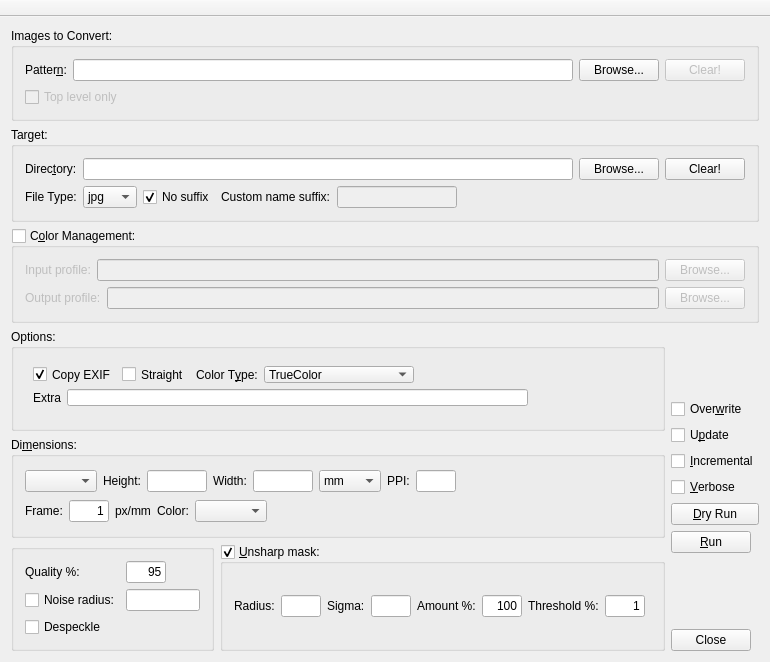
<?xml version="1.0" encoding="UTF-8"?>
<ui version="4.0">
 <class>MainWindow</class>
 <widget class="QMainWindow" name="MainWindow">
  <property name="geometry">
   <rect>
    <x>0</x>
    <y>0</y>
    <width>770</width>
    <height>662</height>
   </rect>
  </property>
  <property name="sizePolicy">
   <sizepolicy hsizetype="Preferred" vsizetype="MinimumExpanding">
    <horstretch>0</horstretch>
    <verstretch>0</verstretch>
   </sizepolicy>
  </property>
  <property name="windowTitle">
   <string>Convert Images</string>
  </property>
  <property name="animated">
   <bool>false</bool>
  </property>
  <property name="unifiedTitleAndToolBarOnMac">
   <bool>false</bool>
  </property>
  <widget class="QWidget" name="centralWidget">
   <property name="enabled">
    <bool>true</bool>
   </property>
   <layout class="QVBoxLayout" name="verticalLayout_8">
    <item>
     <widget class="QGroupBox" name="groupBox_4">
      <property name="title">
       <string>Images to Convert:</string>
      </property>
      <property name="flat">
       <bool>true</bool>
      </property>
      <layout class="QVBoxLayout" name="verticalLayout_7">
       <item>
        <layout class="QVBoxLayout" name="verticalLayout_5">
         <item>
          <layout class="QHBoxLayout" name="horizontalLayout_3">
           <item>
            <widget class="QLabel" name="label_6">
             <property name="text">
              <string>Patter&amp;n:</string>
             </property>
             <property name="buddy">
              <cstring>lnInputDir</cstring>
             </property>
            </widget>
           </item>
           <item>
            <widget class="QLineEdit" name="lnInputDir">
             <property name="toolTip">
              <string>Input to the find command</string>
             </property>
            </widget>
           </item>
           <item>
            <widget class="QPushButton" name="bnInputBrowse">
             <property name="text">
              <string>Browse...</string>
             </property>
            </widget>
           </item>
           <item>
            <widget class="QPushButton" name="nClearInput">
             <property name="enabled">
              <bool>false</bool>
             </property>
             <property name="toolTip">
              <string>Erase input directory!</string>
             </property>
             <property name="text">
              <string>Clear!</string>
             </property>
            </widget>
           </item>
          </layout>
         </item>
         <item>
          <widget class="QCheckBox" name="chkTopLevelOnly">
           <property name="enabled">
            <bool>false</bool>
           </property>
           <property name="toolTip">
            <string>When checked, do not descend the directory structure</string>
           </property>
           <property name="text">
            <string>Top level only</string>
           </property>
          </widget>
         </item>
        </layout>
       </item>
      </layout>
     </widget>
    </item>
    <item>
     <widget class="QGroupBox" name="groupBox_2">
      <property name="title">
       <string>Target:</string>
      </property>
      <property name="flat">
       <bool>true</bool>
      </property>
      <layout class="QVBoxLayout" name="verticalLayout_3">
       <item>
        <layout class="QHBoxLayout" name="horizontalLayout_5">
         <item>
          <widget class="QLabel" name="label_2">
           <property name="text">
            <string>Direc&amp;tory:</string>
           </property>
           <property name="buddy">
            <cstring>lnOutputDir</cstring>
           </property>
          </widget>
         </item>
         <item>
          <widget class="QLineEdit" name="lnOutputDir">
           <property name="toolTip">
            <string>Where to put the converted images</string>
           </property>
          </widget>
         </item>
         <item>
          <widget class="QPushButton" name="bnOutputBrowse">
           <property name="text">
            <string>Browse...</string>
           </property>
          </widget>
         </item>
         <item>
          <widget class="QPushButton" name="bnClearOutput">
           <property name="toolTip">
            <string>Erase output directory!</string>
           </property>
           <property name="text">
            <string>Clear!</string>
           </property>
          </widget>
         </item>
        </layout>
       </item>
       <item>
        <layout class="QHBoxLayout" name="horizontalLayout_7">
         <item>
          <widget class="QLabel" name="label_5">
           <property name="text">
            <string>File Type:</string>
           </property>
           <property name="buddy">
            <cstring>cbTypes</cstring>
           </property>
          </widget>
         </item>
         <item>
          <widget class="QComboBox" name="cbTypes">
           <property name="toolTip">
            <string>Output file type</string>
           </property>
           <item>
            <property name="text">
             <string>jpg</string>
            </property>
           </item>
           <item>
            <property name="text">
             <string>png</string>
            </property>
           </item>
           <item>
            <property name="text">
             <string>tif</string>
            </property>
           </item>
           <item>
            <property name="text">
             <string>jpeg</string>
            </property>
           </item>
           <item>
            <property name="text">
             <string>tiff</string>
            </property>
           </item>
          </widget>
         </item>
         <item>
          <widget class="QCheckBox" name="chkNoSuffix">
           <property name="toolTip">
            <string>Do not append any suffix</string>
           </property>
           <property name="text">
            <string>No suffix</string>
           </property>
           <property name="checked">
            <bool>true</bool>
           </property>
          </widget>
         </item>
         <item>
          <widget class="QLabel" name="label">
           <property name="text">
            <string>Custom name suffix:</string>
           </property>
           <property name="buddy">
            <cstring>leSuffix</cstring>
           </property>
          </widget>
         </item>
         <item>
          <widget class="QLineEdit" name="leSuffix">
           <property name="enabled">
            <bool>false</bool>
           </property>
           <property name="maximumSize">
            <size>
             <width>120</width>
             <height>16777215</height>
            </size>
           </property>
           <property name="toolTip">
            <string>[optional] suffix to append to base name</string>
           </property>
          </widget>
         </item>
         <item>
          <spacer name="horizontalSpacer">
           <property name="orientation">
            <enum>Qt::Horizontal</enum>
           </property>
           <property name="sizeHint" stdset="0">
            <size>
             <width>40</width>
             <height>20</height>
            </size>
           </property>
          </spacer>
         </item>
        </layout>
       </item>
      </layout>
     </widget>
    </item>
    <item>
     <widget class="QGroupBox" name="grpColorManagement">
      <property name="toolTip">
       <string/>
      </property>
      <property name="title">
       <string>C&amp;olor Management:</string>
      </property>
      <property name="checkable">
       <bool>true</bool>
      </property>
      <property name="checked">
       <bool>false</bool>
      </property>
      <layout class="QVBoxLayout" name="verticalLayout_6">
       <item>
        <layout class="QHBoxLayout" name="horizontalLayout_8">
         <item>
          <widget class="QLabel" name="label_3">
           <property name="text">
            <string>Input profile:</string>
           </property>
           <property name="buddy">
            <cstring>leInputProfile</cstring>
           </property>
          </widget>
         </item>
         <item>
          <widget class="QLineEdit" name="leInputProfile">
           <property name="toolTip">
            <string>Profile to apply on input. Required if input files don't have a profile.</string>
           </property>
           <property name="styleSheet">
            <string notr="true"/>
           </property>
           <property name="readOnly">
            <bool>false</bool>
           </property>
          </widget>
         </item>
         <item>
          <widget class="QPushButton" name="bn_browseInputProfile">
           <property name="text">
            <string>Browse...</string>
           </property>
          </widget>
         </item>
        </layout>
       </item>
       <item>
        <layout class="QHBoxLayout" name="horizontalLayout">
         <item>
          <widget class="QLabel" name="label_4">
           <property name="text">
            <string>Output profile:</string>
           </property>
           <property name="buddy">
            <cstring>leProfile</cstring>
           </property>
          </widget>
         </item>
         <item>
          <widget class="QLineEdit" name="leProfile">
           <property name="toolTip">
            <string>Profile to convert to</string>
           </property>
           <property name="readOnly">
            <bool>false</bool>
           </property>
          </widget>
         </item>
         <item>
          <widget class="QPushButton" name="bn_browseProfile">
           <property name="text">
            <string>Browse...</string>
           </property>
          </widget>
         </item>
        </layout>
       </item>
      </layout>
     </widget>
    </item>
    <item>
     <layout class="QHBoxLayout" name="horizontalLayout_10">
      <item>
       <layout class="QVBoxLayout" name="verticalLayout">
        <item>
         <widget class="QGroupBox" name="groupBox">
          <property name="sizePolicy">
           <sizepolicy hsizetype="Preferred" vsizetype="Minimum">
            <horstretch>0</horstretch>
            <verstretch>0</verstretch>
           </sizepolicy>
          </property>
          <property name="title">
           <string>Options:</string>
          </property>
          <property name="flat">
           <bool>false</bool>
          </property>
          <widget class="QWidget" name="layoutWidget">
           <property name="geometry">
            <rect>
             <x>11</x>
             <y>26</y>
             <width>517</width>
             <height>62</height>
            </rect>
           </property>
           <layout class="QVBoxLayout" name="verticalLayout_10">
            <item>
             <layout class="QHBoxLayout" name="horizontalLayout_9">
              <item>
               <widget class="QCheckBox" name="chkCopyExif">
                <property name="toolTip">
                 <string>Copy EXIF (metadata) from source to target</string>
                </property>
                <property name="text">
                 <string>Copy EXIF</string>
                </property>
                <property name="checked">
                 <bool>true</bool>
                </property>
               </widget>
              </item>
              <item>
               <widget class="QCheckBox" name="chkStraight">
                <property name="toolTip">
                 <string>Perform a straight conversion</string>
                </property>
                <property name="text">
                 <string>Straight</string>
                </property>
                <property name="checked">
                 <bool>false</bool>
                </property>
               </widget>
              </item>
              <item>
               <widget class="QLabel" name="label_17">
                <property name="text">
                 <string>Color T&amp;ype:</string>
                </property>
                <property name="buddy">
                 <cstring>cbImageType</cstring>
                </property>
               </widget>
              </item>
              <item>
               <widget class="QComboBox" name="cbImageType">
                <item>
                 <property name="text">
                  <string>TrueColor</string>
                 </property>
                </item>
                <item>
                 <property name="text">
                  <string>TrueColorMatte</string>
                 </property>
                </item>
                <item>
                 <property name="text">
                  <string>Bilevel</string>
                 </property>
                </item>
                <item>
                 <property name="text">
                  <string>Grayscale</string>
                 </property>
                </item>
                <item>
                 <property name="text">
                  <string>Palette</string>
                 </property>
                </item>
                <item>
                 <property name="text">
                  <string>PaletteMatte</string>
                 </property>
                </item>
                <item>
                 <property name="text">
                  <string>ColorSeparation</string>
                 </property>
                </item>
                <item>
                 <property name="text">
                  <string>ColorSeparationMatte</string>
                 </property>
                </item>
                <item>
                 <property name="text">
                  <string>Optimize</string>
                 </property>
                </item>
               </widget>
              </item>
              <item>
               <spacer name="horizontalSpacer_4">
                <property name="orientation">
                 <enum>Qt::Horizontal</enum>
                </property>
                <property name="sizeHint" stdset="0">
                 <size>
                  <width>61</width>
                  <height>20</height>
                 </size>
                </property>
               </spacer>
              </item>
             </layout>
            </item>
            <item>
             <layout class="QHBoxLayout" name="horizontalLayout_14">
              <item>
               <widget class="QLabel" name="label_18">
                <property name="text">
                 <string>Extra</string>
                </property>
                <property name="buddy">
                 <cstring>lnOutputDir</cstring>
                </property>
               </widget>
              </item>
              <item>
               <widget class="QLineEdit" name="lnExtraParams">
                <property name="toolTip">
                 <string>Where to put the converted images</string>
                </property>
               </widget>
              </item>
             </layout>
            </item>
           </layout>
          </widget>
         </widget>
        </item>
        <item>
         <widget class="QGroupBox" name="groupDimensions">
          <property name="title">
           <string>Di&amp;mensions:</string>
          </property>
          <property name="flat">
           <bool>false</bool>
          </property>
          <layout class="QHBoxLayout" name="horizontalLayout_13">
           <item>
            <layout class="QVBoxLayout" name="verticalLayout_4">
             <item>
              <layout class="QHBoxLayout" name="horizontalLayout_12">
               <item>
                <widget class="QComboBox" name="cbDimPresets">
                 <property name="toolTip">
                  <string>Dimension preset</string>
                 </property>
                </widget>
               </item>
               <item>
                <widget class="QLabel" name="label_9">
                 <property name="text">
                  <string>Height:</string>
                 </property>
                 <property name="buddy">
                  <cstring>leWidth</cstring>
                 </property>
                </widget>
               </item>
               <item>
                <widget class="QLineEdit" name="leHeight">
                 <property name="sizePolicy">
                  <sizepolicy hsizetype="Fixed" vsizetype="Fixed">
                   <horstretch>0</horstretch>
                   <verstretch>0</verstretch>
                  </sizepolicy>
                 </property>
                 <property name="minimumSize">
                  <size>
                   <width>60</width>
                   <height>0</height>
                  </size>
                 </property>
                 <property name="maximumSize">
                  <size>
                   <width>60</width>
                   <height>16777215</height>
                  </size>
                 </property>
                 <property name="toolTip">
                  <string>Maximum width</string>
                 </property>
                 <property name="layoutDirection">
                  <enum>Qt::LeftToRight</enum>
                 </property>
                 <property name="inputMethodHints">
                  <set>Qt::ImhDigitsOnly</set>
                 </property>
                 <property name="text">
                  <string/>
                 </property>
                 <property name="maxLength">
                  <number>5</number>
                 </property>
                 <property name="alignment">
                  <set>Qt::AlignRight|Qt::AlignTrailing|Qt::AlignVCenter</set>
                 </property>
                </widget>
               </item>
               <item>
                <widget class="QLabel" name="label_8">
                 <property name="text">
                  <string>Width:</string>
                 </property>
                 <property name="buddy">
                  <cstring>leHeight</cstring>
                 </property>
                </widget>
               </item>
               <item>
                <widget class="QLineEdit" name="leWidth">
                 <property name="sizePolicy">
                  <sizepolicy hsizetype="Fixed" vsizetype="Fixed">
                   <horstretch>0</horstretch>
                   <verstretch>0</verstretch>
                  </sizepolicy>
                 </property>
                 <property name="minimumSize">
                  <size>
                   <width>60</width>
                   <height>0</height>
                  </size>
                 </property>
                 <property name="maximumSize">
                  <size>
                   <width>60</width>
                   <height>16777215</height>
                  </size>
                 </property>
                 <property name="toolTip">
                  <string>Maximum height</string>
                 </property>
                 <property name="layoutDirection">
                  <enum>Qt::LeftToRight</enum>
                 </property>
                 <property name="inputMethodHints">
                  <set>Qt::ImhDigitsOnly</set>
                 </property>
                 <property name="maxLength">
                  <number>5</number>
                 </property>
                 <property name="alignment">
                  <set>Qt::AlignRight|Qt::AlignTrailing|Qt::AlignVCenter</set>
                 </property>
                </widget>
               </item>
               <item>
                <widget class="QComboBox" name="cbUnits">
                 <property name="toolTip">
                  <string>Measurement unit</string>
                 </property>
                 <item>
                  <property name="text">
                   <string>mm</string>
                  </property>
                 </item>
                 <item>
                  <property name="text">
                   <string>pixels</string>
                  </property>
                 </item>
                </widget>
               </item>
               <item>
                <widget class="QLabel" name="label_10">
                 <property name="text">
                  <string>PPI:</string>
                 </property>
                 <property name="buddy">
                  <cstring>lePPI</cstring>
                 </property>
                </widget>
               </item>
               <item>
                <widget class="QLineEdit" name="lePPI">
                 <property name="sizePolicy">
                  <sizepolicy hsizetype="Fixed" vsizetype="Fixed">
                   <horstretch>0</horstretch>
                   <verstretch>0</verstretch>
                  </sizepolicy>
                 </property>
                 <property name="minimumSize">
                  <size>
                   <width>40</width>
                   <height>0</height>
                  </size>
                 </property>
                 <property name="maximumSize">
                  <size>
                   <width>40</width>
                   <height>16777215</height>
                  </size>
                 </property>
                 <property name="toolTip">
                  <string>Target PPI (affects sharpening)</string>
                 </property>
                 <property name="layoutDirection">
                  <enum>Qt::LeftToRight</enum>
                 </property>
                 <property name="inputMethodHints">
                  <set>Qt::ImhDigitsOnly</set>
                 </property>
                 <property name="text">
                  <string/>
                 </property>
                 <property name="maxLength">
                  <number>4</number>
                 </property>
                 <property name="alignment">
                  <set>Qt::AlignRight|Qt::AlignTrailing|Qt::AlignVCenter</set>
                 </property>
                </widget>
               </item>
               <item>
                <spacer name="horizontalSpacer_6">
                 <property name="orientation">
                  <enum>Qt::Horizontal</enum>
                 </property>
                 <property name="sizeHint" stdset="0">
                  <size>
                   <width>78</width>
                   <height>20</height>
                  </size>
                 </property>
                </spacer>
               </item>
              </layout>
             </item>
             <item>
              <layout class="QHBoxLayout" name="horizontalLayout_4">
               <item>
                <widget class="QLabel" name="label_14">
                 <property name="text">
                  <string>Frame:</string>
                 </property>
                 <property name="buddy">
                  <cstring>leFrameDim</cstring>
                 </property>
                </widget>
               </item>
               <item>
                <widget class="QLineEdit" name="leFrameDim">
                 <property name="sizePolicy">
                  <sizepolicy hsizetype="Minimum" vsizetype="Fixed">
                   <horstretch>0</horstretch>
                   <verstretch>0</verstretch>
                  </sizepolicy>
                 </property>
                 <property name="minimumSize">
                  <size>
                   <width>40</width>
                   <height>0</height>
                  </size>
                 </property>
                 <property name="maximumSize">
                  <size>
                   <width>40</width>
                   <height>16777215</height>
                  </size>
                 </property>
                 <property name="toolTip">
                  <string>Width and height of optional white frame around image</string>
                 </property>
                 <property name="inputMethodHints">
                  <set>Qt::ImhDigitsOnly</set>
                 </property>
                 <property name="text">
                  <string>1</string>
                 </property>
                 <property name="alignment">
                  <set>Qt::AlignRight|Qt::AlignTrailing|Qt::AlignVCenter</set>
                 </property>
                </widget>
               </item>
               <item>
                <widget class="QLabel" name="lb_frameUnit">
                 <property name="text">
                  <string>px/mm</string>
                 </property>
                </widget>
               </item>
               <item>
                <widget class="QLabel" name="label_7">
                 <property name="text">
                  <string>Color:</string>
                 </property>
                </widget>
               </item>
               <item>
                <widget class="QComboBox" name="cbFrameColors"/>
               </item>
               <item>
                <spacer name="horizontalSpacer_3">
                 <property name="orientation">
                  <enum>Qt::Horizontal</enum>
                 </property>
                 <property name="sizeHint" stdset="0">
                  <size>
                   <width>40</width>
                   <height>20</height>
                  </size>
                 </property>
                </spacer>
               </item>
              </layout>
             </item>
            </layout>
           </item>
          </layout>
         </widget>
        </item>
        <item>
         <layout class="QHBoxLayout" name="horizontalLayout_6">
          <item>
           <widget class="QGroupBox" name="groupQuality">
            <property name="sizePolicy">
             <sizepolicy hsizetype="Preferred" vsizetype="Minimum">
              <horstretch>0</horstretch>
              <verstretch>0</verstretch>
             </sizepolicy>
            </property>
            <property name="title">
             <string/>
            </property>
            <property name="flat">
             <bool>false</bool>
            </property>
            <layout class="QGridLayout" name="gridLayout_2">
             <item row="0" column="0">
              <widget class="QLabel" name="label_11">
               <property name="text">
                <string>Quality %:</string>
               </property>
               <property name="buddy">
                <cstring>leQuality</cstring>
               </property>
              </widget>
             </item>
             <item row="0" column="2">
              <widget class="QLineEdit" name="leQuality">
               <property name="sizePolicy">
                <sizepolicy hsizetype="Fixed" vsizetype="Fixed">
                 <horstretch>0</horstretch>
                 <verstretch>0</verstretch>
                </sizepolicy>
               </property>
               <property name="minimumSize">
                <size>
                 <width>40</width>
                 <height>0</height>
                </size>
               </property>
               <property name="maximumSize">
                <size>
                 <width>40</width>
                 <height>16777215</height>
                </size>
               </property>
               <property name="toolTip">
                <string>Quality</string>
               </property>
               <property name="layoutDirection">
                <enum>Qt::LeftToRight</enum>
               </property>
               <property name="inputMethodHints">
                <set>Qt::ImhDigitsOnly</set>
               </property>
               <property name="text">
                <string>95</string>
               </property>
               <property name="maxLength">
                <number>3</number>
               </property>
               <property name="alignment">
                <set>Qt::AlignRight|Qt::AlignTrailing|Qt::AlignVCenter</set>
               </property>
              </widget>
             </item>
             <item row="1" column="2">
              <widget class="QLineEdit" name="leNoiseRadius">
               <property name="inputMethodHints">
                <set>Qt::ImhDigitsOnly</set>
               </property>
              </widget>
             </item>
             <item row="1" column="0">
              <widget class="QCheckBox" name="chkNoise">
               <property name="text">
                <string>Noise radius:</string>
               </property>
              </widget>
             </item>
             <item row="2" column="0">
              <widget class="QCheckBox" name="chkDespeckle">
               <property name="text">
                <string>Despeckle</string>
               </property>
              </widget>
             </item>
            </layout>
           </widget>
          </item>
          <item>
           <widget class="QGroupBox" name="groupUnsharpMask">
            <property name="sizePolicy">
             <sizepolicy hsizetype="Preferred" vsizetype="Minimum">
              <horstretch>0</horstretch>
              <verstretch>0</verstretch>
             </sizepolicy>
            </property>
            <property name="title">
             <string>&amp;Unsharp mask:</string>
            </property>
            <property name="flat">
             <bool>false</bool>
            </property>
            <property name="checkable">
             <bool>true</bool>
            </property>
            <layout class="QGridLayout" name="gridLayout">
             <item row="0" column="0">
              <layout class="QHBoxLayout" name="horizontalLayout_2">
               <item>
                <widget class="QLabel" name="label_12">
                 <property name="text">
                  <string>Radius:</string>
                 </property>
                 <property name="buddy">
                  <cstring>leUsmAmount</cstring>
                 </property>
                </widget>
               </item>
               <item>
                <widget class="QLineEdit" name="leUsmRadius">
                 <property name="sizePolicy">
                  <sizepolicy hsizetype="Fixed" vsizetype="Fixed">
                   <horstretch>0</horstretch>
                   <verstretch>0</verstretch>
                  </sizepolicy>
                 </property>
                 <property name="minimumSize">
                  <size>
                   <width>40</width>
                   <height>0</height>
                  </size>
                 </property>
                 <property name="maximumSize">
                  <size>
                   <width>40</width>
                   <height>16777215</height>
                  </size>
                 </property>
                 <property name="toolTip">
                  <string>Unsharp mask radius</string>
                 </property>
                 <property name="layoutDirection">
                  <enum>Qt::LeftToRight</enum>
                 </property>
                 <property name="inputMethodHints">
                  <set>Qt::ImhDigitsOnly</set>
                 </property>
                 <property name="text">
                  <string/>
                 </property>
                 <property name="maxLength">
                  <number>4</number>
                 </property>
                 <property name="alignment">
                  <set>Qt::AlignRight|Qt::AlignTrailing|Qt::AlignVCenter</set>
                 </property>
                </widget>
               </item>
               <item>
                <widget class="QLabel" name="label_16">
                 <property name="text">
                  <string>Sigma:</string>
                 </property>
                 <property name="buddy">
                  <cstring>leUsmAmount</cstring>
                 </property>
                </widget>
               </item>
               <item>
                <widget class="QLineEdit" name="leUsmSigma">
                 <property name="sizePolicy">
                  <sizepolicy hsizetype="Fixed" vsizetype="Fixed">
                   <horstretch>0</horstretch>
                   <verstretch>0</verstretch>
                  </sizepolicy>
                 </property>
                 <property name="minimumSize">
                  <size>
                   <width>40</width>
                   <height>0</height>
                  </size>
                 </property>
                 <property name="maximumSize">
                  <size>
                   <width>40</width>
                   <height>16777215</height>
                  </size>
                 </property>
                 <property name="toolTip">
                  <string>Unsharp mask sigma</string>
                 </property>
                 <property name="layoutDirection">
                  <enum>Qt::LeftToRight</enum>
                 </property>
                 <property name="inputMethodHints">
                  <set>Qt::ImhDigitsOnly</set>
                 </property>
                 <property name="text">
                  <string/>
                 </property>
                 <property name="maxLength">
                  <number>4</number>
                 </property>
                 <property name="alignment">
                  <set>Qt::AlignRight|Qt::AlignTrailing|Qt::AlignVCenter</set>
                 </property>
                </widget>
               </item>
               <item>
                <widget class="QLabel" name="label_15">
                 <property name="text">
                  <string>Amount %:</string>
                 </property>
                 <property name="buddy">
                  <cstring>leUsmAmount</cstring>
                 </property>
                </widget>
               </item>
               <item>
                <widget class="QLineEdit" name="leUsmAmount">
                 <property name="sizePolicy">
                  <sizepolicy hsizetype="Fixed" vsizetype="Fixed">
                   <horstretch>0</horstretch>
                   <verstretch>0</verstretch>
                  </sizepolicy>
                 </property>
                 <property name="minimumSize">
                  <size>
                   <width>40</width>
                   <height>0</height>
                  </size>
                 </property>
                 <property name="maximumSize">
                  <size>
                   <width>40</width>
                   <height>16777215</height>
                  </size>
                 </property>
                 <property name="toolTip">
                  <string>Unsharp mask amount %</string>
                 </property>
                 <property name="layoutDirection">
                  <enum>Qt::LeftToRight</enum>
                 </property>
                 <property name="inputMethodHints">
                  <set>Qt::ImhDigitsOnly</set>
                 </property>
                 <property name="text">
                  <string>100</string>
                 </property>
                 <property name="maxLength">
                  <number>4</number>
                 </property>
                 <property name="alignment">
                  <set>Qt::AlignRight|Qt::AlignTrailing|Qt::AlignVCenter</set>
                 </property>
                </widget>
               </item>
               <item>
                <widget class="QLabel" name="label_13">
                 <property name="text">
                  <string>Threshold %:</string>
                 </property>
                 <property name="buddy">
                  <cstring>leUsmThreshold</cstring>
                 </property>
                </widget>
               </item>
               <item>
                <widget class="QLineEdit" name="leUsmThreshold">
                 <property name="sizePolicy">
                  <sizepolicy hsizetype="Fixed" vsizetype="Fixed">
                   <horstretch>0</horstretch>
                   <verstretch>0</verstretch>
                  </sizepolicy>
                 </property>
                 <property name="minimumSize">
                  <size>
                   <width>40</width>
                   <height>0</height>
                  </size>
                 </property>
                 <property name="maximumSize">
                  <size>
                   <width>40</width>
                   <height>16777215</height>
                  </size>
                 </property>
                 <property name="toolTip">
                  <string>Unsharp mask threshold %</string>
                 </property>
                 <property name="layoutDirection">
                  <enum>Qt::LeftToRight</enum>
                 </property>
                 <property name="inputMethodHints">
                  <set>Qt::ImhDigitsOnly</set>
                 </property>
                 <property name="text">
                  <string>1</string>
                 </property>
                 <property name="maxLength">
                  <number>4</number>
                 </property>
                 <property name="alignment">
                  <set>Qt::AlignRight|Qt::AlignTrailing|Qt::AlignVCenter</set>
                 </property>
                </widget>
               </item>
               <item>
                <spacer name="horizontalSpacer_5">
                 <property name="orientation">
                  <enum>Qt::Horizontal</enum>
                 </property>
                 <property name="sizeHint" stdset="0">
                  <size>
                   <width>40</width>
                   <height>20</height>
                  </size>
                 </property>
                </spacer>
               </item>
              </layout>
             </item>
            </layout>
           </widget>
          </item>
         </layout>
        </item>
       </layout>
      </item>
      <item>
       <spacer name="horizontalSpacer_2">
        <property name="orientation">
         <enum>Qt::Horizontal</enum>
        </property>
        <property name="sizeHint" stdset="0">
         <size>
          <width>40</width>
          <height>20</height>
         </size>
        </property>
       </spacer>
      </item>
      <item>
       <layout class="QVBoxLayout" name="verticalLayout_2">
        <item>
         <spacer name="verticalSpacer">
          <property name="orientation">
           <enum>Qt::Vertical</enum>
          </property>
          <property name="sizeHint" stdset="0">
           <size>
            <width>20</width>
            <height>40</height>
           </size>
          </property>
         </spacer>
        </item>
        <item>
         <widget class="QCheckBox" name="chkOverWrite">
          <property name="toolTip">
           <string>Overwrite existing files</string>
          </property>
          <property name="text">
           <string>Over&amp;write</string>
          </property>
         </widget>
        </item>
        <item>
         <widget class="QCheckBox" name="chkUpdate">
          <property name="toolTip">
           <string>Only update existing files (target must exist)</string>
          </property>
          <property name="text">
           <string>U&amp;pdate</string>
          </property>
         </widget>
        </item>
        <item>
         <widget class="QCheckBox" name="chkIncremental">
          <property name="toolTip">
           <string>Only process newer files since last run</string>
          </property>
          <property name="text">
           <string>&amp;Incremental</string>
          </property>
         </widget>
        </item>
        <item>
         <widget class="QCheckBox" name="chkVerbose">
          <property name="toolTip">
           <string>Extra verbose output</string>
          </property>
          <property name="text">
           <string>&amp;Verbose</string>
          </property>
         </widget>
        </item>
        <item>
         <widget class="QPushButton" name="bnDryRun">
          <property name="text">
           <string>&amp;Dry Run</string>
          </property>
         </widget>
        </item>
        <item>
         <widget class="QPushButton" name="bnOK">
          <property name="sizePolicy">
           <sizepolicy hsizetype="Fixed" vsizetype="Fixed">
            <horstretch>0</horstretch>
            <verstretch>0</verstretch>
           </sizepolicy>
          </property>
          <property name="text">
           <string>&amp;Run</string>
          </property>
         </widget>
        </item>
        <item>
         <spacer name="verticalSpacer_2">
          <property name="orientation">
           <enum>Qt::Vertical</enum>
          </property>
          <property name="sizeHint" stdset="0">
           <size>
            <width>20</width>
            <height>40</height>
           </size>
          </property>
         </spacer>
        </item>
        <item>
         <widget class="QDialogButtonBox" name="buttonBox">
          <property name="sizePolicy">
           <sizepolicy hsizetype="Fixed" vsizetype="Fixed">
            <horstretch>0</horstretch>
            <verstretch>0</verstretch>
           </sizepolicy>
          </property>
          <property name="standardButtons">
           <set>QDialogButtonBox::Close</set>
          </property>
         </widget>
        </item>
       </layout>
      </item>
     </layout>
    </item>
   </layout>
  </widget>
  <widget class="QMenuBar" name="menuBar">
   <property name="geometry">
    <rect>
     <x>0</x>
     <y>0</y>
     <width>770</width>
     <height>23</height>
    </rect>
   </property>
  </widget>
  <widget class="QToolBar" name="mainToolBar">
   <property name="enabled">
    <bool>false</bool>
   </property>
   <property name="movable">
    <bool>false</bool>
   </property>
   <property name="floatable">
    <bool>false</bool>
   </property>
   <attribute name="toolBarArea">
    <enum>TopToolBarArea</enum>
   </attribute>
   <attribute name="toolBarBreak">
    <bool>false</bool>
   </attribute>
  </widget>
 </widget>
 <layoutdefault spacing="6" margin="11"/>
 <resources/>
 <connections/>
</ui>
